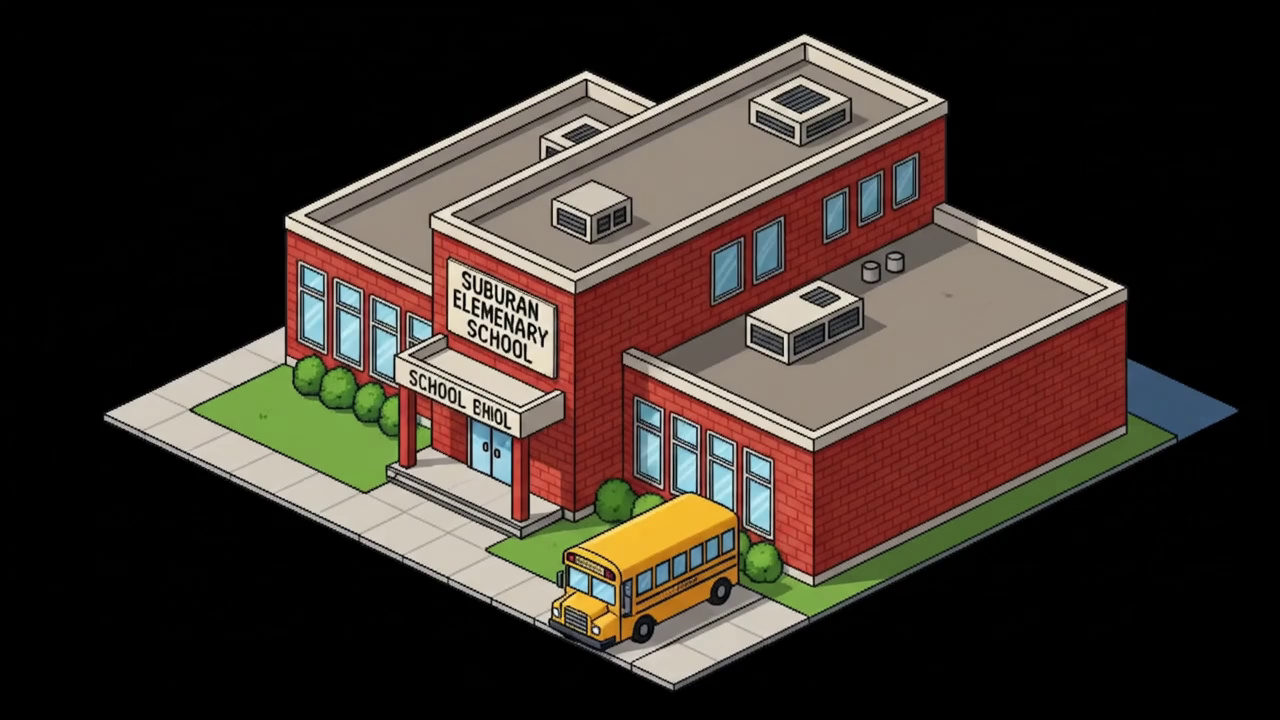
#> input picture school/video/frame_002.png, 1280 x 720 px, found by its file name; its folder holds only this picture in this run
$ python remove_bg_batch.py
#> lines starting #> are read from the running program, lines starting #| are printed output that depends on the picture; after the words box and inside, x2 and y2 are one past the last pixel; in counts of white or black regions, pixels touching at a corner belong together
"""
remove_bg_batch.py
------------------
Strips the background from every frame in static/school/video/ using the
corner-color-distance technique from partition_spritesheet.py, then saves
the cleaned transparent PNGs to static/school/ with names that match the
game's AssetLoader convention:

  frame_001.png → 00_pristine.png  (frame index 0)
  frame_002.png → 01_damaged_1.png (frame index 1)
  ...
  frame_N.png   → (N-1)_<label>.png

If there are more video frames than the 15 existing labels, extra frames
are named  <index>_damaged_<index>.png  automatically.

After processing, sprite_offsets.json is regenerated automatically by
calling generate_offsets.py's logic inline.

Usage (run from the scripts/ directory):
    python remove_bg_batch.py

Or from the repo root:
    python static/scripts/remove_bg_batch.py
"""

import os
import sys
import json
import numpy as np
from PIL import Image

# ---------------------------------------------------------------------------
# Helpers (same technique as partition_spritesheet.py)
# ---------------------------------------------------------------------------

def detect_bg_color_from_corners(arr: np.ndarray) -> np.ndarray:
    """Average the four corner pixels to determine the background RGBA colour."""
    h, w = arr.shape[:2]
    corners = [arr[0, 0], arr[0, w - 1], arr[h - 1, 0], arr[h - 1, w - 1]]
    bg = np.mean(corners, axis=0).astype(float)
    # Pre-multiply RGB by alpha so fully-transparent corners don't skew result
    alpha_norm = bg[3] / 255.0
    bg[:3] *= alpha_norm
    return bg


def compute_color_distances(arr: np.ndarray, bg_color: np.ndarray) -> np.ndarray:
    """
    Per-pixel Euclidean distance from bg_color in pre-multiplied RGBA space,
    normalised to [0, 1].  Identical to the version in partition_spritesheet.py.
    """
    arr_float = arr.astype(float)
    alpha_norm = arr_float[:, :, 3:4] / 255.0
    arr_float[:, :, :3] *= alpha_norm
    diff = arr_float - bg_color
    dist = np.sqrt(np.sum(diff ** 2, axis=2))
    return dist / 510.0          # max possible distance ≈ sqrt(4 * 255²) ≈ 510


def remove_background(img: Image.Image, alpha_thresh: int = 20) -> Image.Image:
    """
    Replace background pixels with full transparency.
    alpha_thresh is a 0-255 colour-distance value; pixels closer than
    (alpha_thresh / 510) to the detected background colour become transparent.
    """
    img = img.convert("RGBA")
    arr = np.array(img)
    bg_color = detect_bg_color_from_corners(arr)
    dist = compute_color_distances(arr, bg_color)

    threshold_norm = alpha_thresh / 510.0
    is_bg = dist <= threshold_norm
    arr[is_bg] = [0, 0, 0, 0]

    return Image.fromarray(arr)


# ---------------------------------------------------------------------------
# Frame-name convention for the school building
# ---------------------------------------------------------------------------

FRAME_LABELS = [
    "00_pristine",
    "01_damaged_1",
    "02_damaged_2",
    "03_damaged_3",
    "04_damaged_4",
    "05_damaged_5",
    "06_damaged_6",
    "07_damaged_7",
    "08_damaged_8",
    "09_damaged_9",
    "10_damaged_10",
    "11_damaged_11",
    "12_damaged_12",
    "13_damaged_13",
    "14_rubble",
]


def frame_label(index: int) -> str:
    if index < len(FRAME_LABELS):
        return FRAME_LABELS[index]
    return f"{index:02d}_damaged_{index}"


# ---------------------------------------------------------------------------
# Offset generation (inline port of generate_offsets.py)
# ---------------------------------------------------------------------------

def compute_offsets_for_dir(directory: str) -> dict:
    offsets = {}
    files = sorted(f for f in os.listdir(directory) if f.endswith(".png"))

    for f in files:
        name = os.path.splitext(f)[0]
        try:
            # e.g. "00_pristine" → 0,  "frame_3" → 3
            if name.startswith("frame_"):
                frame_idx = int(name.split("_")[1])
            else:
                frame_idx = int(name.split("_")[0])
        except ValueError:
            print(f"  Skipping {f}: unexpected name format.")
            continue

        img = Image.open(os.path.join(directory, f)).convert("RGBA")
        w, h = img.size
        arr = np.array(img)
        alpha = arr[:, :, 3]
        ys, xs = np.where(alpha > 0)

        if len(ys) > 0:
            cx = float(np.mean(xs))
            cy = float(np.mean(ys))
            y_max = int(np.max(ys))
            widths = []
            for y_val in range(int(np.min(ys)), y_max + 1):
                row_xs = xs[ys == y_val]
                if len(row_xs) > 0:
                    widths.append((y_val, int(np.max(row_xs) - np.min(row_xs))))
            base_cy, _ = max(widths, key=lambda item: item[1])
        else:
            cx, cy = w / 2.0, h / 2.0
            y_max = h
            base_cy = h / 2.0

        offsets[frame_idx] = {
            "w": w,
            "h": h,
            "dx": round(-cx, 2),
            "dy": round(-cy, 2),
            "y_max": y_max,
            "base_cy": base_cy,
        }
        print(f"  offset [{frame_idx}] size={w}x{h}  centroid=({cx:.1f},{cy:.1f})  y_max={y_max}")

    return offsets


# ---------------------------------------------------------------------------
# Main
# ---------------------------------------------------------------------------

def main():
    # Resolve paths relative to this script's location
    script_dir = os.path.dirname(os.path.abspath(__file__))
    static_dir = os.path.join(script_dir, "..", "static") if not script_dir.endswith("static") else script_dir

    # Allow running from repo root or from scripts/
    # Detect where we actually are
    if os.path.isdir(os.path.join(script_dir, "..", "school")):
        # Running from static/scripts/
        school_dir = os.path.abspath(os.path.join(script_dir, "..", "school"))
    elif os.path.isdir(os.path.join(script_dir, "static", "school")):
        # Running from repo root
        school_dir = os.path.abspath(os.path.join(script_dir, "static", "school"))
    else:
        print("ERROR: Could not locate static/school/. Run from the repo root or from static/scripts/.")
        sys.exit(1)

    video_dir = os.path.join(school_dir, "video")
    offsets_path = os.path.join(school_dir, "..", "sprite_offsets.json")

    if not os.path.isdir(video_dir):
        print(f"ERROR: video directory not found: {video_dir}")
        sys.exit(1)

    # Collect input frames sorted numerically
    input_frames = sorted(
        f for f in os.listdir(video_dir)
        if f.lower().endswith(".png") and f.startswith("frame_")
    )

    if not input_frames:
        print("No frame_*.png files found in the video directory.")
        sys.exit(1)

    print(f"Found {len(input_frames)} input frames in: {video_dir}")
    print(f"Output directory: {school_dir}")
    print()

    # Background removal pass
    processed = 0
    for i, filename in enumerate(input_frames):
        src_path = os.path.join(video_dir, filename)
        label = frame_label(i)
        dst_path = os.path.join(school_dir, f"{label}.png")

        img = Image.open(src_path)
#> img is the input picture: PIL image 1280x720 RGB; mean R, G, B 60.4, 50, 43
        cleaned = remove_background(img, alpha_thresh=20)
#> in detect_bg_color_from_corners, `corners = [arr[0, 0], arr[0, w - 1], arr[h - 1, 0], arr[h - 1, w - 1]]`: corners = [[1, 1, 1, 255], [0, 0, 0, 255], [0, 0, 0, 255], [0, 0, 0, 255]]
#> in detect_bg_color_from_corners, `bg = np.mean(corners, axis=0).astype(float)`: bg = [0.25, 0.25, 0.25, 255]
#> in detect_bg_color_from_corners, `alpha_norm = bg[3] / 255.0`: alpha_norm = 1
#> in remove_background, `bg_color = detect_bg_color_from_corners(arr)`: bg_color = [0.25, 0.25, 0.25, 255]
#> in compute_color_distances, `alpha_norm = arr_float[:, :, 3:4] / 255.0`: alpha_norm: shape (720, 1280, 1) float64; every value is 1
#> in compute_color_distances, `dist = np.sqrt(np.sum(diff ** 2, axis=2))`:
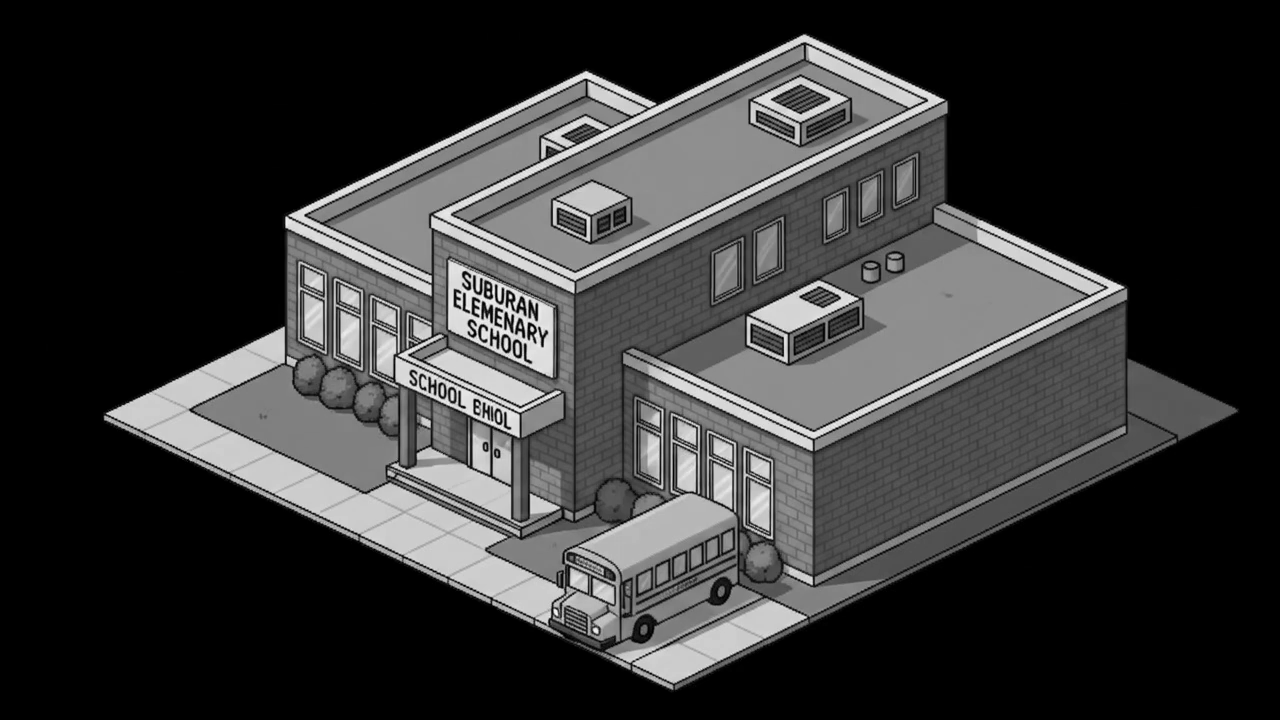
#> dist: shape (720, 1280) float64; min 0.433, max 433.3, mean 92; drawn with min black and max white
#> in compute_color_distances, `return dist / 510.0`:
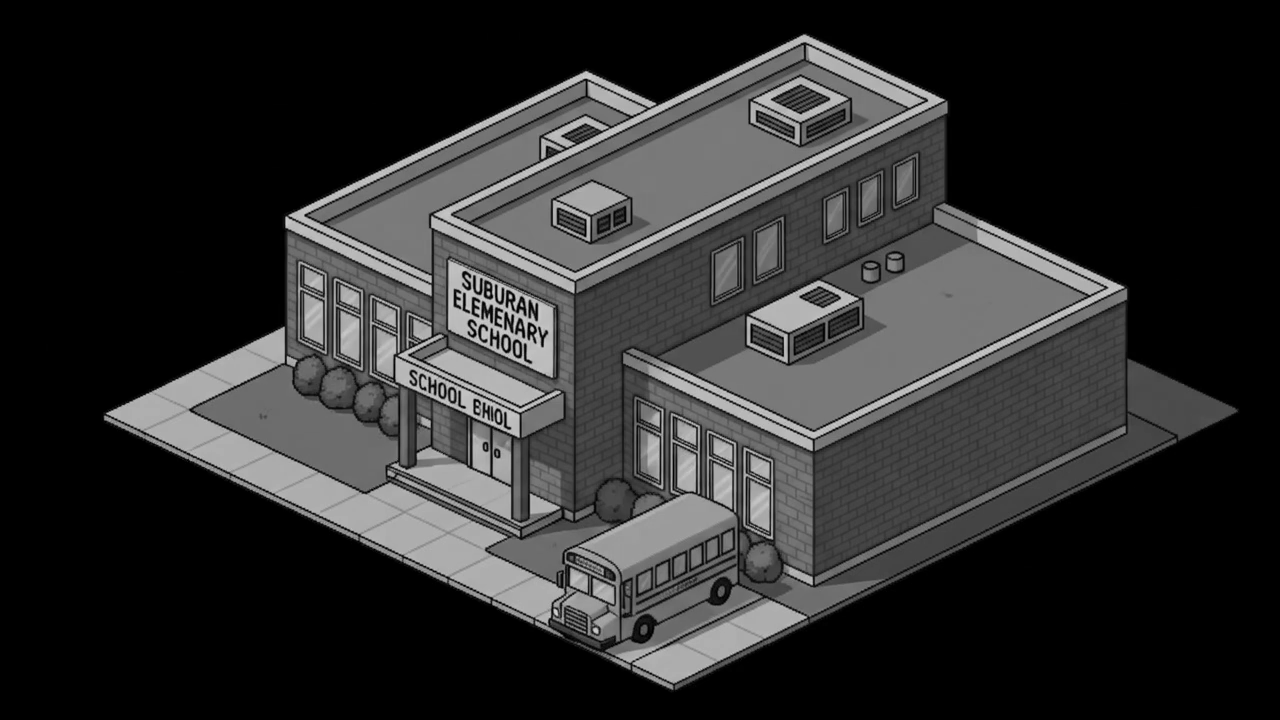
#> returned value: shape (720, 1280) float64; min 0.000849, max 0.85, mean 0.18
#> in remove_background, `is_bg = dist <= threshold_norm`:
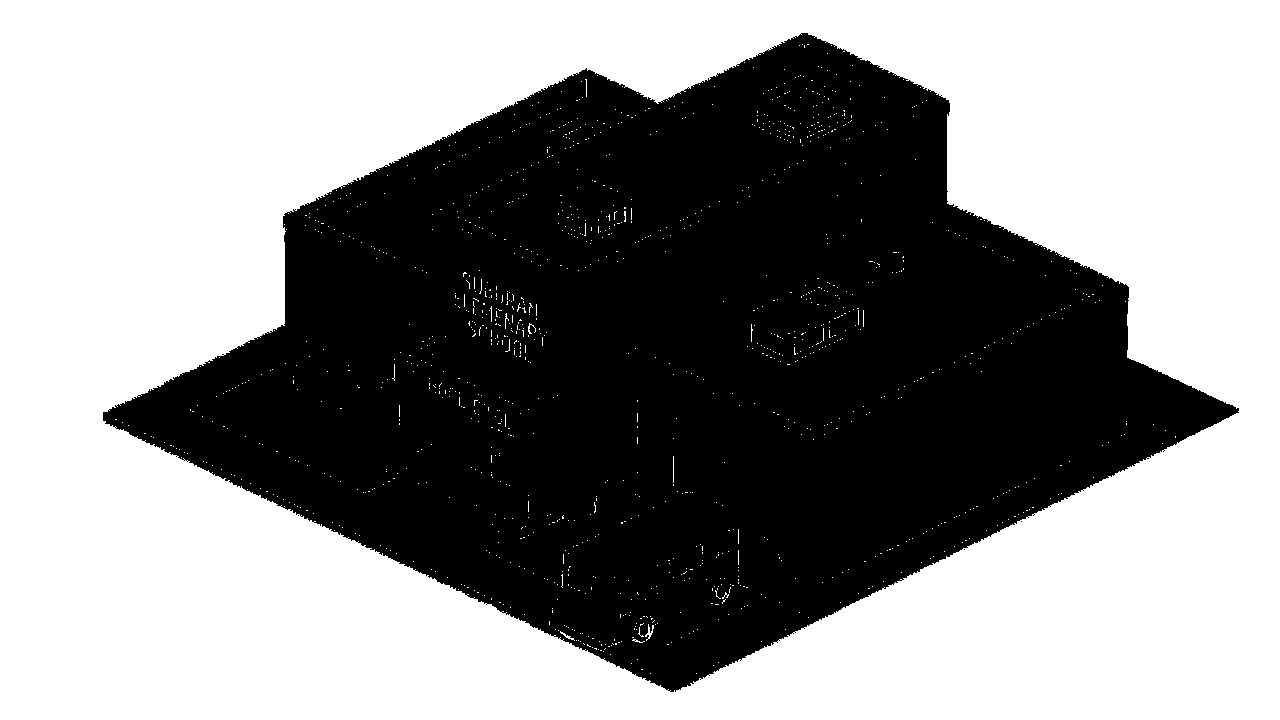
#> is_bg: shape (720, 1280) bool; 56% white; 5 black regions (4 under 20 px), largest, box (x1, y1, x2, y2) and area: (103, 33, 1239, 692) 405912
#> in remove_background, `arr[is_bg] = [0, 0, 0, 0]`:
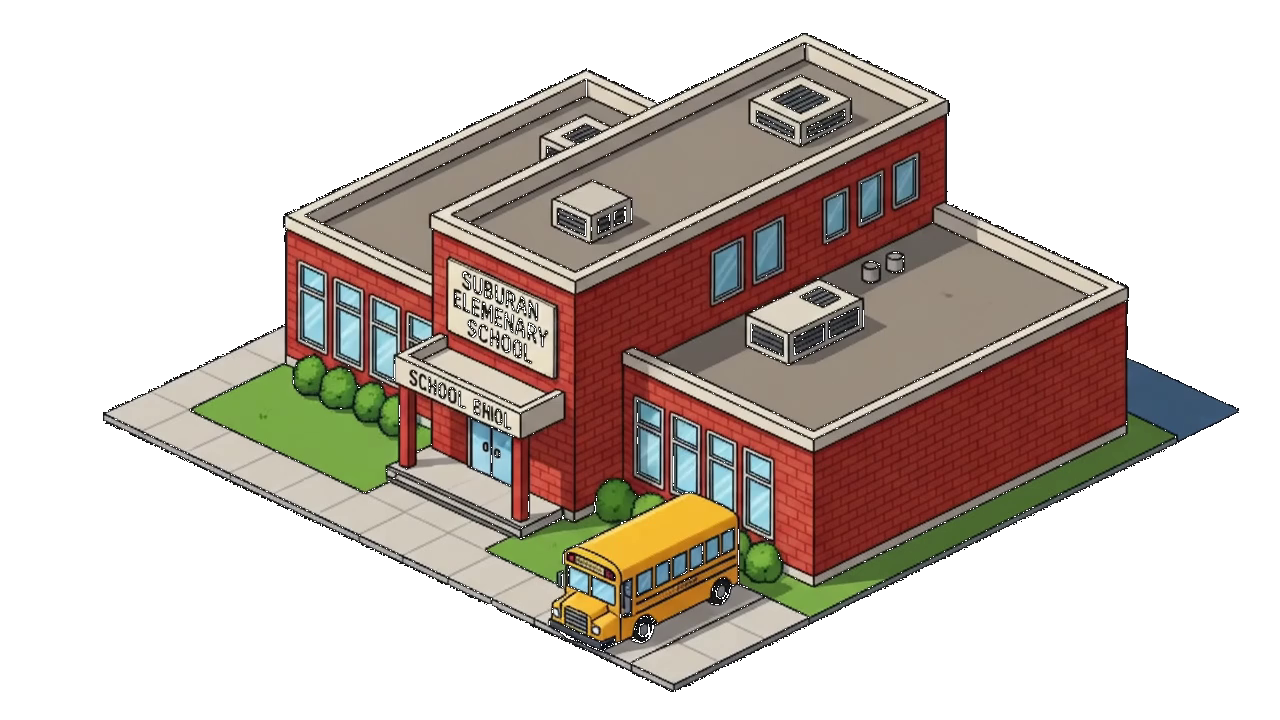
#> arr: shape (720, 1280, 4); mean R, G, B, A 60.3, 49.9, 42.9, 112.3; transparent parts drawn white
        cleaned.save(dst_path)

        w, h = cleaned.size
#> w = 1280; h = 720
        print(f"  [{i:02d}] {filename} → {label}.png  ({w}x{h})")
#|   [00] frame_002.png → 00_pristine.png  (1280x720)
        processed += 1

    print(f"\n✓ Processed {processed} frames → {school_dir}")

    # Re-generate sprite_offsets.json
    print("\nRegenerating sprite_offsets.json …")
    school_offsets = compute_offsets_for_dir(school_dir)

    # Load existing offsets to preserve hospital data
    existing = {}
    if os.path.isfile(offsets_path):
        with open(offsets_path) as fh:
            existing = json.load(fh)

    existing["building_3"] = school_offsets

    with open(offsets_path, "w") as fh:
        json.dump(existing, fh, indent=2)

    print(f"\n✓ Saved sprite_offsets.json  ({len(school_offsets)} school frames)")


if __name__ == "__main__":
    main()
